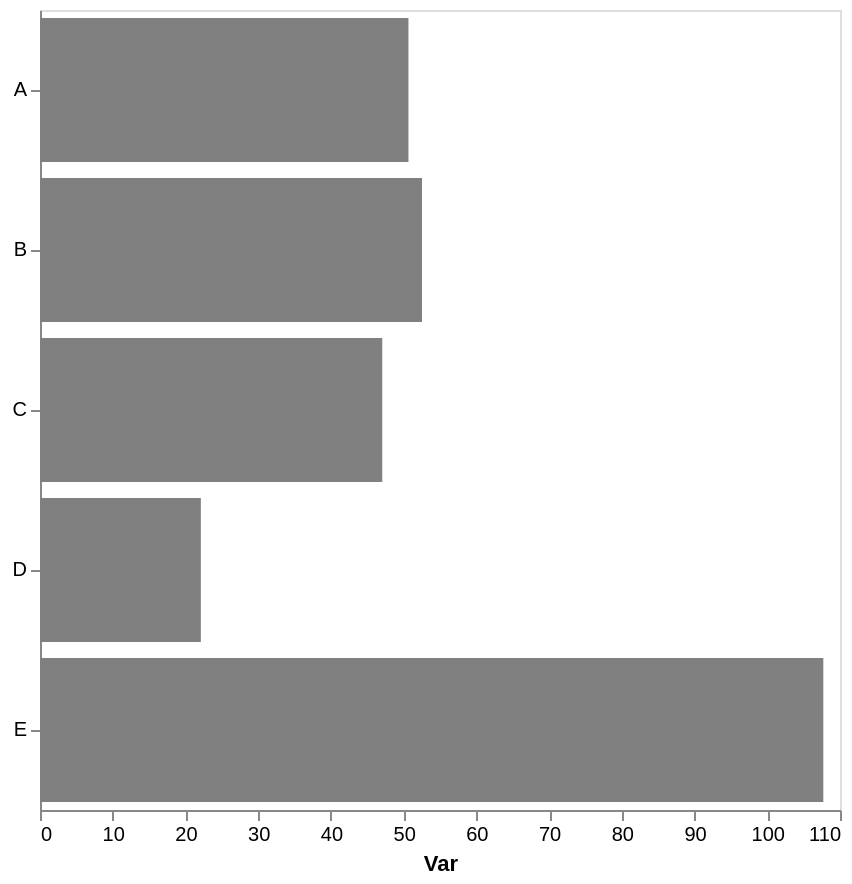

Source (Vega-Lite JSON):
### Vega-Lite specification from a JSON file in a GitHub repository (floating-point values rounded to 4 significant figures)
{"config": {"view": {"continuousWidth": 300, "continuousHeight": 300}, "axis": {"grid": false}, "bar": {"color": "gray"}}, "data": {"name": "data-6addd8abbe0b949f9c70ea0f0d3c0faf"}, "mark": {"type": "bar"}, "encoding": {"x": {"aggregate": "mean", "axis": {"title": "Var"}, "field": "var1", "type": "quantitative"}, "y": {"axis": {"title": null}, "field": "cat", "type": "nominal"}}, "height": 400, "width": 400, "$schema": "https://vega.github.io/schema/vega-lite/v5.17.0.json", "datasets": {"data-6addd8abbe0b949f9c70ea0f0d3c0faf": [{"cat": "D", "var1": 27.03, "var2": 41.62}, {"cat": "B", "var1": 46.21, "var2": 51.18}, {"cat": "E", "var1": 107.7, "var2": 63.38}, {"cat": "C", "var1": 57.61, "var2": 49.94}, {"cat": "B", "var1": 46.3, "var2": 39.45}, {"cat": "D", "var1": 17.21, "var2": 49.39}, {"cat": "B", "var1": 61.93, "var2": 56.73}, {"cat": "B", "var1": 44.81, "var2": 59.48}, {"cat": "A", "var1": 63.57, "var2": 42.69}, {"cat": "B", "var1": 63.38, "var2": 66.09}, {"cat": "C", "var1": 36.51, "var2": 57.5}, {"cat": "A", "var1": 37.75, "var2": 37.15}]}}
